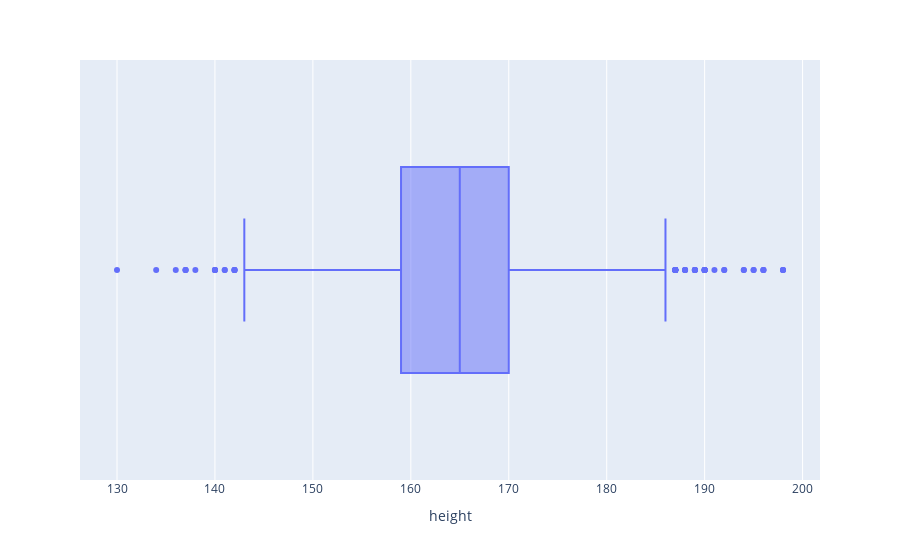

Notebook code cell kept with this figure:
### Markdown cell above
Observação:

Com o boxplot foi possível ver que há sim outliers e que com valores bem gritantes. No gráfico também foi utilizado idade para verificar se alguns casos foossem na verdade, criaças (Nos caso da pessoas que possuem alturas menores), porém não foi o caso, seria justo pensar na existência de pessoas com nanismo mas ainda nesse caso há um limite. Logo, por haver uma pequena quantidade de outliers, irei retirar todos que tiverem menos de 130 cm e mais que 200 cm visando, respeitar algumas condições físicas e ao mesmo tempo, não atrapalhar o aprendizado do modelo, já que nessa situação, as condições estabelecidas apontam sim um outlier, que pode por exemplo ter sido causado por erro de digitação.

### Code cell
# Removendo outliers de height

cond = (df["height"] > 200) | (df["height"] < 130)
df = df[~cond]

# Fazendo a verificação para ver se os outliers foram removidos

px.box(
    df,
    "height",
    hover_data="age"
)

### Figure 1 — Plotly figure (JSON) as saved in the notebook; plotly's stock layout.template omitted (floating-point values rounded to 4 significant figures; data arrays with more than 128 entries replaced by an {"elided": "..."} marker saying what was removed)
{"data": [{"alignmentgroup": "True", "customdata": {"elided": "9985x1 int values"}, "hovertemplate": "height=%{x}<br>age=%{customdata[0]}<extra></extra>", "legendgroup": "", "marker": {"color": "#636efa"}, "name": "", "notched": false, "offsetgroup": "", "orientation": "h", "showlegend": false, "type": "box", "x": {"elided": "9985 int values"}, "x0": " ", "xaxis": "x", "y0": " ", "yaxis": "y"}], "layout": {"boxmode": "group", "legend": {"tracegroupgap": 0}, "margin": {"t": 60}, "xaxis": {"anchor": "y", "domain": [0, 1], "title": {"text": "height"}}, "yaxis": {"anchor": "x", "domain": [0, 1]}}}
